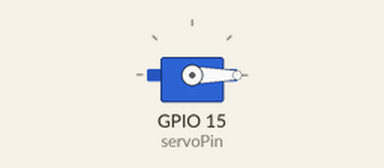
This sketch was run on a simulated ESP32. On the bench: servo.

Above: at 0.05 s.
At 1.5 s:
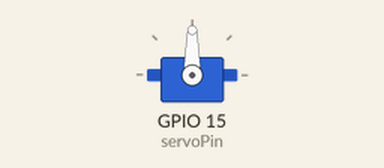
At 3.0 s:
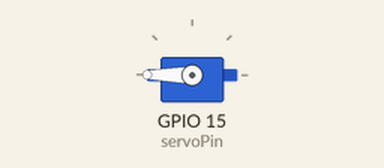
Timing chart, 0 to 6.9 s (numbered marks = the images above):
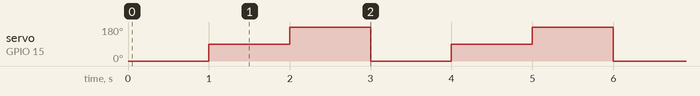

Measured:
- by itself, servo on GPIO 15 (servoPin): repeats every 3.0 s: 180° 1.0 s, 0° 1.0 s, 90° 1.0 s

The sketch:

servo.ino
```cpp
// using a micro servo
// Brown / Black → GND
// Red → VCC (use 5V, not 3.3V)
// Orange / Yellow / White → Signal (connect to a GPIO pin on ESP32, e.g. GPIO 13)

#include <ESP32Servo.h>

Servo myServo;

int servoPin = 15;  // connect servo signal pin here

void setup() {
  myServo.attach(servoPin);
}

void loop() {
  myServo.write(0);     // move to 0 degrees
  delay(1000);
  myServo.write(90);    // move to 90 degrees
  delay(1000);
  myServo.write(180);   // move to 180 degrees
  delay(1000);
}
```
